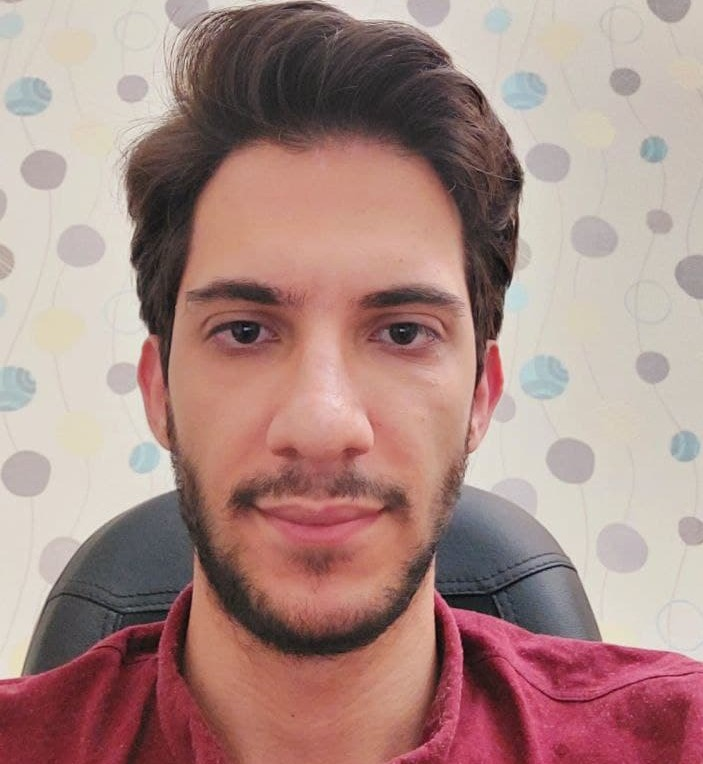
%> input picture final_project1/img.jpg, 703 x 764 px
$ octave script.m   (GNU Octave 9; MATLAB toolbox functions it lacks are replaced by stand-ins)
%> lines starting %> are read from the running program, lines starting %| are printed output that depends on the picture
clc; clear; close all
% read image from file
rgb_img = imread('img.jpg');
%> rgb_img is the input picture: size 764x703x3 uint8; mean R, G, B 169.8, 138.1, 132.8

% convert to grayscale8 bit
gray_img = rgb2gray(rgb_img);
%imshow(gray_img);

subplot(2, 4, 1),
imshow(gray_img);
title("Gray Scale Image");

% Sobel Edge Detection
J = edge(gray_img, 'Sobel');
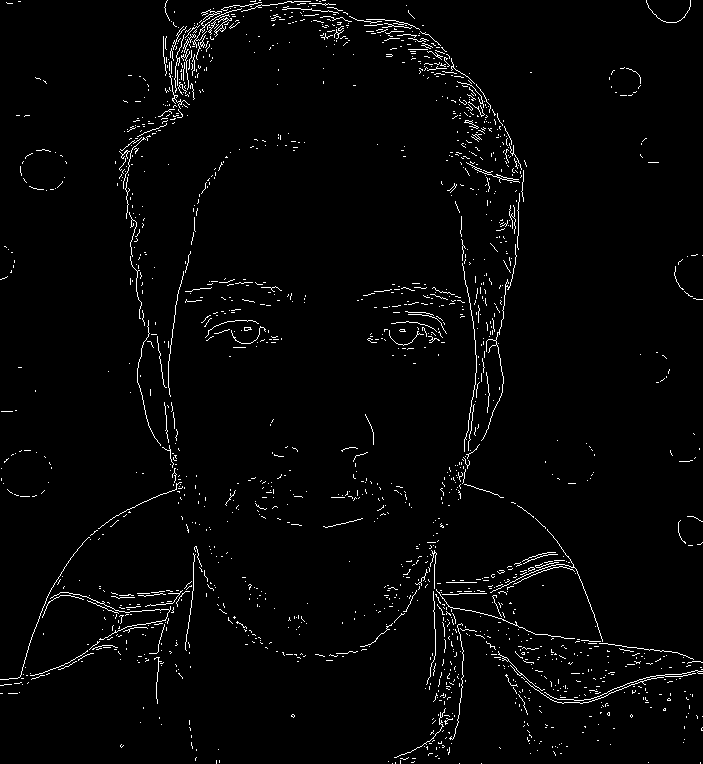
%> J: size 764x703 logical; 2.3% white in thin lines or dots
subplot(2, 4, 2),
imshow(J);
title("Sobel");

% Prewitt Edge detection
K = edge(gray_img, 'Prewitt');
%> K: size 764x703 logical; 2.3% white in thin lines or dots
subplot(2, 4, 3),
imshow(K);
title("Prewitt");

% Robert Edge Detection
L = edge(gray_img, 'Roberts');
%> L: size 764x703 logical; 2.1% white in thin lines or dots
subplot(2, 4, 4),
imshow(L);
title("Robert");

% Log Edge Detection
M = edge(gray_img, 'log');
%> M: size 764x703 logical; 5.4% white in thin lines or dots
subplot(2, 4, 5),
imshow(M);
title("Log");

% Zerocross Edge Detection
M = edge(gray_img, 'zerocross');
subplot(2, 4, 6),
imshow(M);
title("Zerocross");

% Canny Edge Detection
N = edge(gray_img, 'Canny');
%> N: size 764x703 logical; 3.9% white in thin lines or dots
subplot(2, 4, 7),
imshow(N);
title("Canny");

% =====================================

% add noise to gray_img with snr=6
double_gray_img = cast(gray_img, 'double');
noisy_img = awgn(double_gray_img, 6, 'measured');
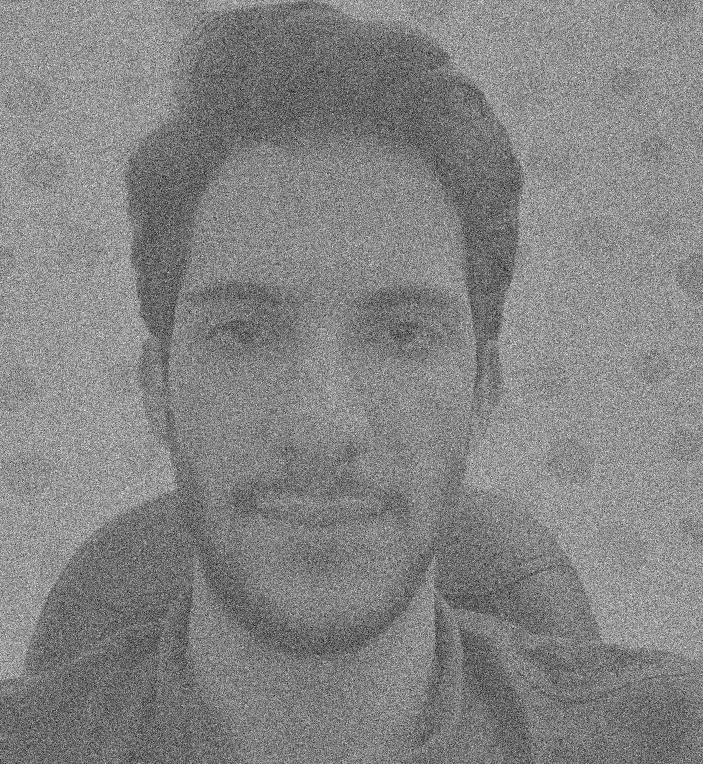
%> noisy_img: size 764x703 double; min -303, max 566.2, mean 146.9; drawn with min black and max white
imshowpair(gray_img, noisy_img, 'montage');
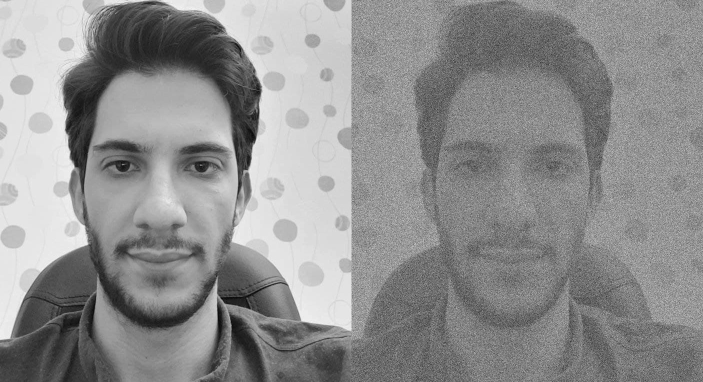
%> displayed picture: size 764x1406, on the screen's scale of 0 to 255 (shown at 1/2 size); min 0, max 255, mean 142.9

% =====================


[peaksnr_init, snr_init] = psnr(gray_img, gray_img);
%> peaksnr_init = Inf; snr_init = Inf
disp(['The Peak-SNR value at the begining ', num2str(peaksnr_init)]);
%| The Peak-SNR value at the begining Inf

[peaksnr_before_noise_removal, snr_before] = psnr(cast(noisy_img, 'uint8'), gray_img);
%> peaksnr_before_noise_removal = 11.72; snr_before = 7.58
disp(['The Peak-SNR value before noise reduction ', num2str(peaksnr_before_noise_removal)]);
%| The Peak-SNR value before noise reduction 11.7163

% remove niose from picture with wiener2
no_noise_img_wiener2 = wiener2(noisy_img);
imwrite(no_noise_img_wiener2, 'after_noise_img_wiener2.png');
imshowpair(no_noise_img_wiener2, noisy_img, 'montage');
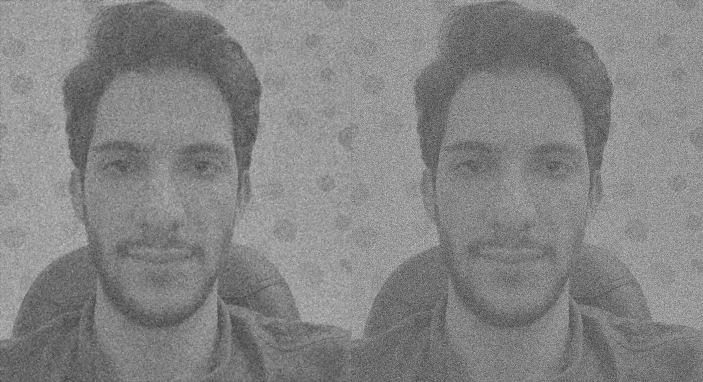
%> displayed picture: size 764x1406, on the screen's scale of 0 to 255 (shown at 1/2 size); min 0, max 255, mean 132.3
[peaksnr_w, snr_w] = psnr(cast(no_noise_img_wiener2, 'uint8'), gray_img);
%> peaksnr_w = 17.98; snr_w = 13.84
disp(['The Peak-SNR value wiht wiener2 is ', num2str(peaksnr_w)]);
%| The Peak-SNR value wiht wiener2 is 17.9772
% % =============================


% remove niose from picture with Conv2
dd = fspecial('average', 3);
no_noise_img_conv2 = conv2(noisy_img, dd, 'same');
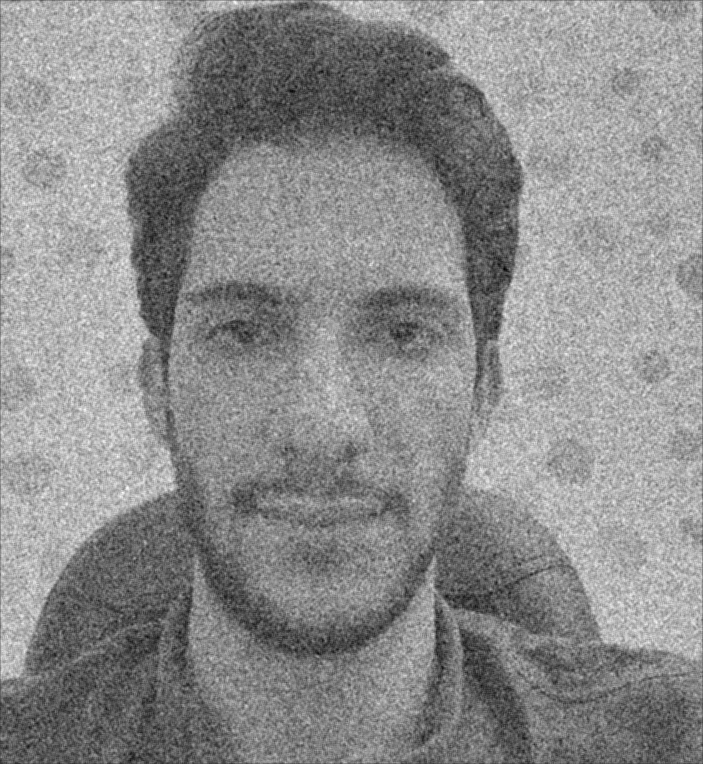
%> no_noise_img_conv2: size 764x703 double; min -82.9, max 335.3, mean 146.6; drawn with min black and max white
imwrite(cast(no_noise_img_conv2, 'uint8'), 'after_noise_img_conv2.png');
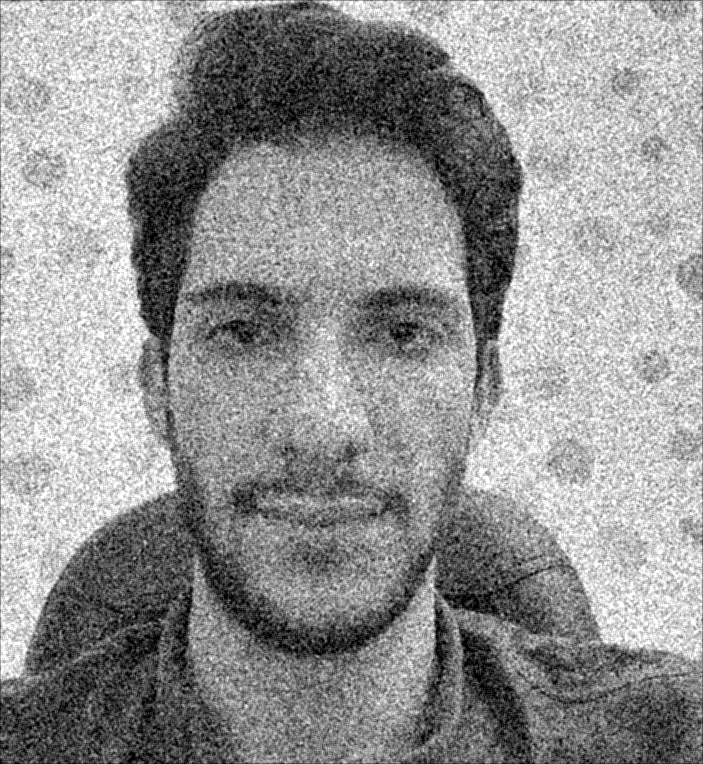
%> saved as after_noise_img_conv2.png: size 764x703 uint8; min 0, max 255, mean 146.5
imshowpair(no_noise_img_conv2, noisy_img, 'montage');
[peaksnr_conv2, snr_conv2] = psnr(cast(no_noise_img_conv2, 'uint8'), gray_img);
%> peaksnr_conv2 = 19.64; snr_conv2 = 15.51
disp(['The Peak-SNR  value with Conv2 function is ', num2str(peaksnr_conv2)]);
%| The Peak-SNR  value with Conv2 function is 19.6415
% =============================


% remove niose from picture with Medfilt2
no_noise_img_medfilt2 = medfilt2(noisy_img);
imwrite(no_noise_img_medfilt2, 'after_noise_img_medfilt2.png');
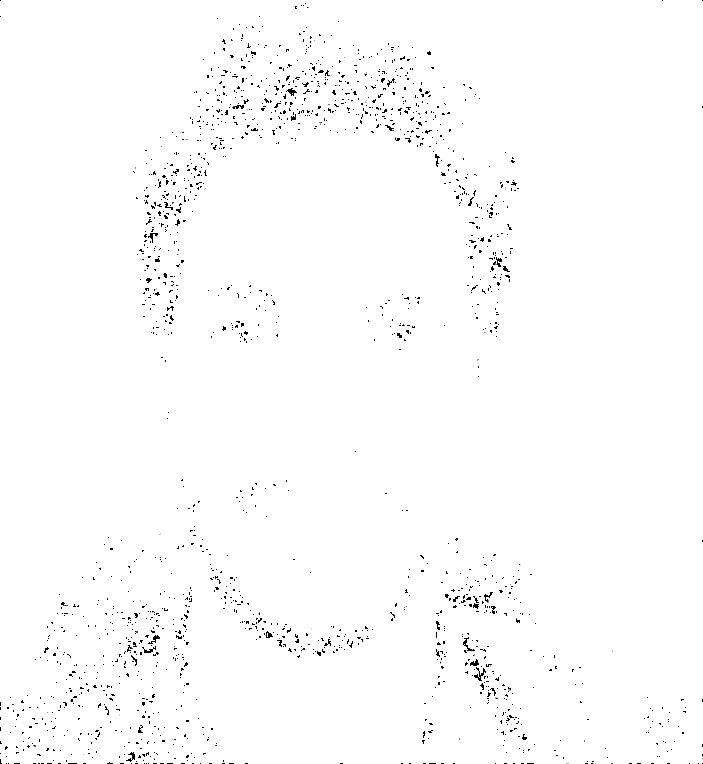
%> saved as after_noise_img_medfilt2.png: size 764x703 uint8; min 0, max 255, mean 252.3
imshowpair(no_noise_img_medfilt2, noisy_img, 'montage');
[peaksnr_med, snr_med] = psnr(cast(no_noise_img_medfilt2, 'uint8'), gray_img);
%> peaksnr_med = 18.07; snr_med = 13.94
disp(['The Peak-SNR  value with medfilt2 function is ', num2str(peaksnr_med)]);
%| The Peak-SNR  value with medfilt2 function is 18.0742
% =============================


% remove niose from picture with filter
dd = fspecial('average', 3);
no_noise_img_filter2 =  filter2(dd, noisy_img);
imwrite(cast(no_noise_img_filter2, 'uint8'), 'after_noise_img_filter2.png');
imshowpair(no_noise_img_filter2, noisy_img, 'montage');
[peaksnr_filter, snr_filter] = psnr(cast(no_noise_img_filter2, 'uint8'), gray_img);
%> peaksnr_filter = 19.64; snr_filter = 15.51
disp(['The Peak-SNR  value with filter2 function is ', num2str(peaksnr_filter)]);
%| The Peak-SNR  value with filter2 function is 19.6415
% ==============================
